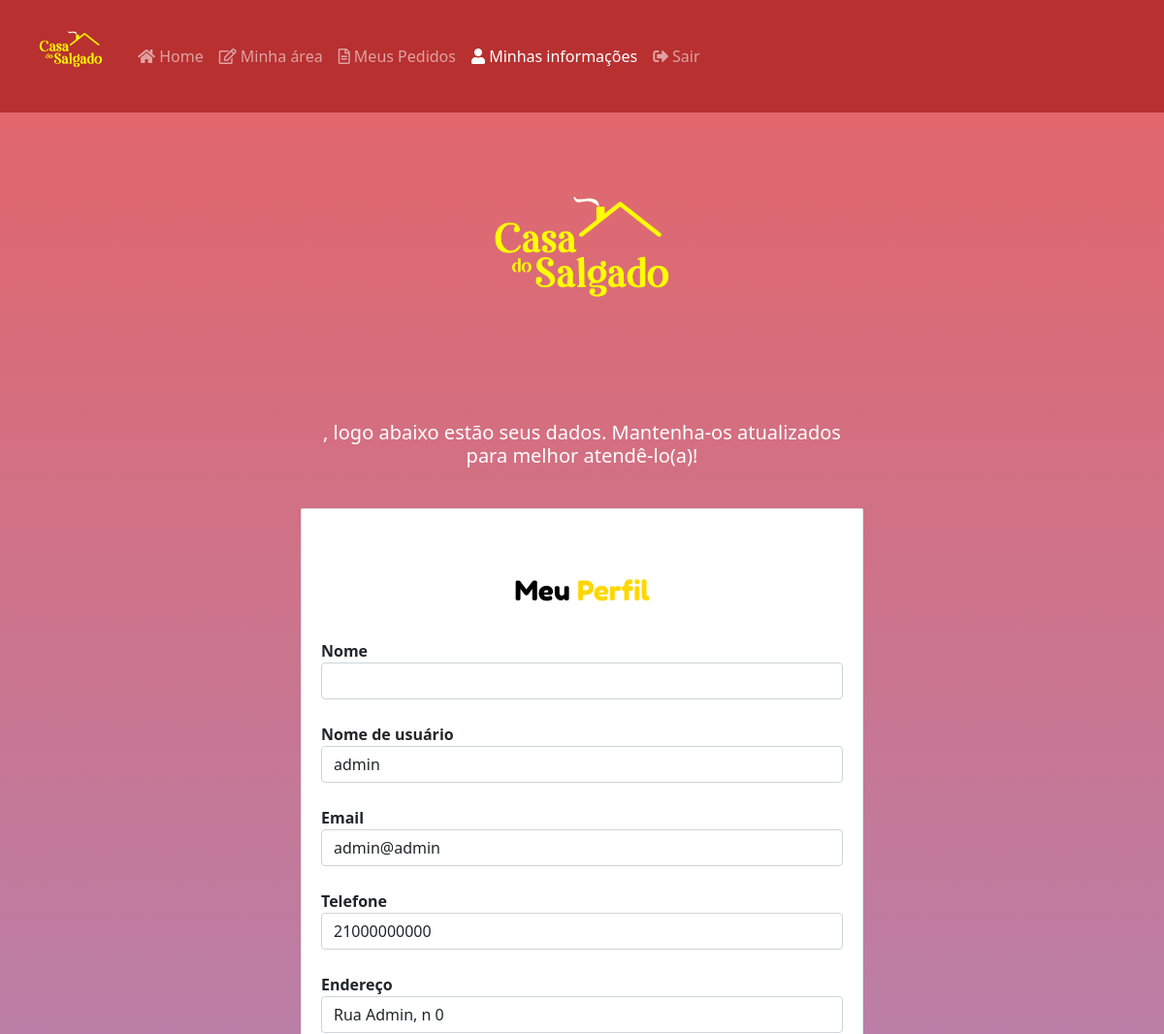
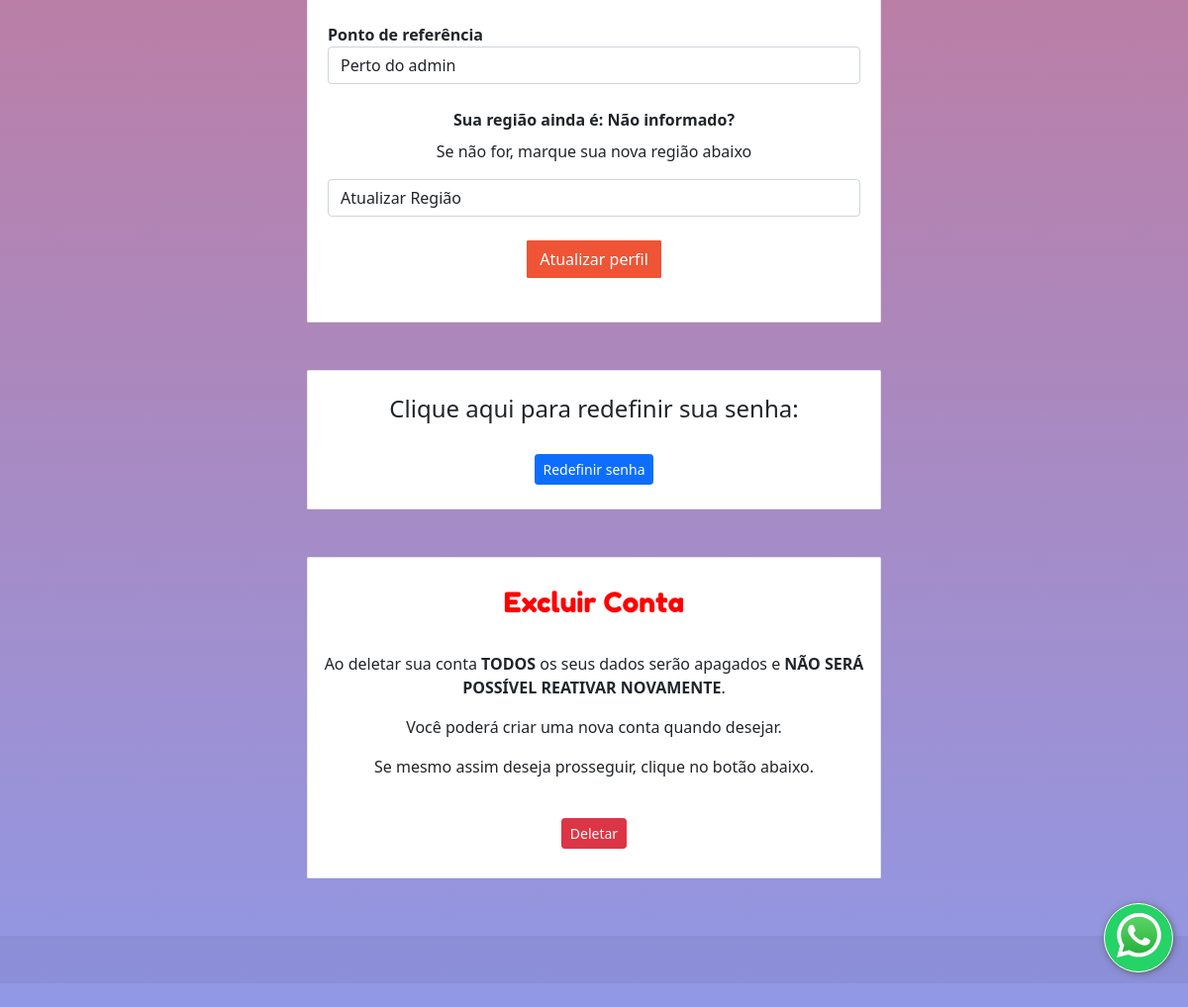
The app's page /views/client/update_profile.php (signed in) with its own data (2 pictures, top to bottom).
### tables this page shows
CREATE TABLE IF NOT EXISTS `users` (
  `id` int NOT NULL AUTO_INCREMENT,
  `adm` int DEFAULT '0',
  `cliente` varchar(50) DEFAULT NULL,
  `username` varchar(50) NOT NULL,
  `telefone` varchar(11) NOT NULL,
  `email` varchar(255) NOT NULL,
  `endereco` longtext NOT NULL,
  `ponto` varchar(500) NOT NULL,
  `localidade` int NOT NULL,
  `password` varchar(255) NOT NULL,
  `recuperar_senha` varchar(255) DEFAULT NULL,
  `created_at` datetime DEFAULT CURRENT_TIMESTAMP,
  PRIMARY KEY (`id`),
  UNIQUE KEY `username` (`username`)
);

### models/classes/classes.php (called while the page is built, shortened)
<?php
class UsuarioCliente{
        function listarUsuariosCliente($pdo){
        $id = $_SESSION['id'];
        $sql = "SELECT * FROM users WHERE id = '$id'";
        $stmt = $pdo->prepare($sql);
        $stmt->execute();
        return $stmt->fetchAll(PDO::FETCH_ASSOC);
    }
}

### views/public/includes/local-name.php (called while the page is built)
<?php
if($usuario['localidade'] == 1){
    $local = "Tijuaçu";
} else if ($usuario['localidade'] == 2){
    $local = "Mata Machado";
}else if ($usuario['localidade'] == 3){
    $local = "Biguá";
}else if ($usuario['localidade'] == 4){
    $local = "Maracaí";
}else if ($usuario['localidade'] == 5){
    $local = "Butui";
}else if ($usuario['localidade'] == 6){
    $local = "Minha Deusa ";
} else if ($usuario['localidade'] == 7){
    $local = "Agrícola";
}else if ($usuario['localidade'] == 8){
    $local = "Valeriano";
}else if ($usuario['localidade'] == 9){
    $local = "Furnas";
}else if ($usuario['localidade'] == 10){
    $local = "Soberbo";
}else if ($usuario['localidade'] == 11){
    $local = "Bombeiro";
} else if ($usuario['localidade'] == 12){
    $local = "Gavea Pequena";
}else if ($usuario['localidade'] == 13){
    $local = "Praça do Alto";
}else if ($usuario['localidade'] == 14){
    $local = "Açude";
}else if ($usuario['localidade'] == 15){
    $local = "Casa do Prefeito";
}else if ($usuario['localidade'] == 16){
    $local = "Taquara do Alto";
}else if ($usuario['localidade'] == 17){
    $local = "Vista Chinesa";
}else if ($usuario['localidade'] == 18){
    $local = "Morro do Banco";
}else if ($usuario['localidade'] == 19){
    $local = "Itanhanga ";
}else if ($usuario['localidade'] == 20){
    $local = "Tijuquinha ";
}else if ($usuario['localidade'] == 21){
    $local = "Usina";
}else if ($usuario['localidade'] == 22){
    $local = "Estrada Velha";
}else{
    $local = "Não informado";
}
?>

### views/client/update_profile.php (the view, shortened to what this page needs)
<?php
include_once "../../models/config.php";
?>
 <?php include("./includes/header.php"); ?>
  <?php include("./includes/whatsapp.php"); ?>
<div class="navibar-color">
<nav class="navbar navbar-expand-lg navbar-dark ">  <div class="container-fluid">
<a class="navbar-brand" href="../pages/dashboard.php"><img src="../public/img/casaamarela.png" alt="logo-casa-dos-salgados-amarelo" width="90"/></a>
    <div class="collapse navbar-collapse" id="navbarSupportedContent">
      <ul class="navbar-nav me-auto mb-2 mb-lg-0">
        <li class="nav-item">
          <a class="nav-link" aria-current="page" href="../pages/dashboard.php"><i class="fa fa-home" aria-hidden="true"></i> Home</a>
        </li>
        <li class="nav-item">
          <a class="nav-link" aria-current="page" href="./main-client-area.php"><i class="far fa-edit"></i> Minha área</a>
        </li>
        <li class="nav-item">
        <a class="nav-link" href="./my-orders.php"><i class="far fa-file-alt"></i> Meus Pedidos</a>
        </li>
        <li class="nav-item">
        <a class="nav-link active" href="./update_profile.php"><i class="fa fa-user" aria-hidden="true"></i> Minhas informações</a>
        </li>
        <li class="nav-item">
        <a class="nav-link" href="../../controllers/connect/logout.php" id=""><i class="fas fa-sign-out-alt"></i> Sair</a>
        </li>
      </ul>
    </div>
  </div>
  </nav>
</div>
<main>
<div class="body-cliente-area"><br>
      <div class="text-center">
        <div class="wow fadeInDown">
            <a href="#">
            <?php include_once "../public/includes/logo-amarelo.php"; ?>
            </a>
        </div>
      </div><br>
    <?php
    require_once "../../models/classes/classes.php";
    $listarUsuario = new UsuarioCliente();
    $lista = $listarUsuario->listarUsuariosCliente($pdo);
    foreach($lista as $user):
        $usuario = array(
        'id' => $user['id'],
        'cliente' => $user['cliente'],
        'username' => $user['username'],
        'email' => $user['email'],
        'telefone' => $user['telefone'],
        'endereco' => $user['endereco'],
        'ponto' => $user['ponto'],
        'localidade' => $user['localidade'],
        );
    require_once "../public/includes/local-name.php";
    ?>
      <div class="titulo"><h5 style="color: white;"><b><?php echo htmlspecialchars($usuario["cliente"]); ?></b>, logo abaixo estão seus dados. Mantenha-os atualizados para melhor atendê-lo(a)!</h5></div><br>
      <div class="card"><br>
        <div class="bloco_cliente"><br>
          <div class="text-center">
            <div class="index-descricao"><h3 style="color:black">Meu<span style="color:gold"> Perfil</span></h3></div><br>
          </div>
            <form action="../../controllers/actions/actions-client/send-client-update.php" enctype="multipart/form-data" method="POST">
              <strong>Nome</strong>
              <input type="text" id="cliente" name="cliente" value="<?php echo $usuario['cliente'] ?>" class="form-control"><br>
              <strong>Nome de usuário</strong>
              <input type="text" id="username" name="username" value="<?php echo $usuario['username'] ?>" class="form-control"><br>
              <strong>Email</strong>
              <input type="email" id="email" name="email" value="<?php echo $usuario['email'] ?>" class="form-control"><br>
              <strong>Telefone</strong>
              <input type="telefone" id="telefone" name="telefone" value="<?php echo $usuario['telefone'] ?>" class="form-control"><br>
              <strong>Endereço</strong>
              <input type="endereco" id="endereco" name="endereco" value="<?php echo $usuario['endereco'] ?>" class="form-control"><br>
              <strong>Ponto de referência</strong>
              <input type="ponto" id="ponto" name="ponto" value="<?php echo $usuario['ponto'] ?>" class="form-control"><br>
              <div class="text-center">
                <strong><label>Sua região ainda é: <?php echo $local ?>?</strong>
                <p>Se não for, marque sua nova região abaixo</p>
                <select name="localidade" class="form-control">
                    <option value="<?php echo $usuario['localidade'] ?>">Atualizar Região</option>
                </select><br>
                <button onclick="javascript:return confirm('Deseja realmente atualizar seu perfil?');" class="btn btn-warning" name="enviar_profile" type="submit">Atualizar perfil</button>
              </div>
            </form><br>
        </div>
      </div><br>
      <?php endforeach; ?>
      <div class="bloco-redefinir-senha"><br>
          <div class="card"><br>
            <div class="text-center">
              <h4>Clique aqui para redefinir sua senha:</h4> <br>
              <a class="btn btn-primary btn-sm" href="../login/reset-password.php">Redefinir senha</a>
          </div><br>
          </div><br>
      </div>
      <div class="bloco-excluir-perfil"><br>
        <div class="card"><br>
        <div class="text-center">
              <div class="exclusao-conta">
                  <h3 style="color: red; font-family: 'Fredoka One'">Excluir Conta</h3><br>
                  <p>Ao deletar sua conta <b>TODOS</b> os seus dados serão apagados e <b>NÃO SERÁ POSSÍVEL REATIVAR NOVAMENTE</b>.</p>
                  <p>Você poderá criar uma nova conta quando desejar.</p>
                  <p>Se mesmo assim deseja prosseguir, clique no botão abaixo.</p><br>
                  <a class="btn btn-danger btn-sm" onclick="javascript:return confirm('Deseja realmente excluir sua conta?');" href="update_profile.php?d=<?php echo "".$usuario['id']."" ?>">Deletar</a>
                </div>
          </div><br>
        </div><br>
      </div>
</div>
</main>
<?php include("./includes/footer.php"); ?>

### views/public/css/cart.css (style rules this page uses)
a { text-decoration: none; transition-duration: 0.3s; color: black; }

### views/public/css/styles.css (style rules this page uses)
body { background: linear-gradient(#e66465, #9198e5); background-size: 100vh; }
h1, h2, h3 { font-family: 'Fredoka One', cursive; }
.navibar-color { background-color: #b83030; }
.titulo { border-radius: 20px; text-align: center; padding: 10px; max-width: 600px; margin: auto; }

### views/public/css/cliente.css (style rules this page uses)
.body-cliente-area { max-width: 600px; margin: auto; padding: 10px; }
.titulo { border-radius: 20px; text-align: center; padding: 10px; }
.bloco_cliente { margin: 10px; padding: 10px; }
.exclusao-conta { margin: auto; padding: 5px; }
.bloco-redefinir-senha { margin: auto; max-width: 600px; min-width: 250px; }
.bloco-excluir-perfil { margin: auto; max-width: 600px; min-width: 250px; }

### views/public/css/statusClient.css (style rules this page uses)
.card { position: relative; display: -webkit-box; display: -ms-flexbox; display: flex; -webkit-box-orient: vertical; -webkit-box-direction: normal; -ms-flex-direction: column; flex-direction: column; min-width: 0; word-wrap: break-word; background-color: #fff; background-clip: border-box; border: 1px solid rgba(0, 0, 0, 0.1); border-radius: 0.10rem }
.btn-warning { color: #ffffff; background-color: #ee5435; border-color: #ee5435; border-radius: 1px }

### views/client/includes/header.php (style rules this page uses)
.body { overflow: hidden; }

### records on screen
users: username "admin", email "admin@admin", telefone "21000000000", endereco "Rua Admin, n 0", ponto "Perto do admin", localidade "Não informado"
